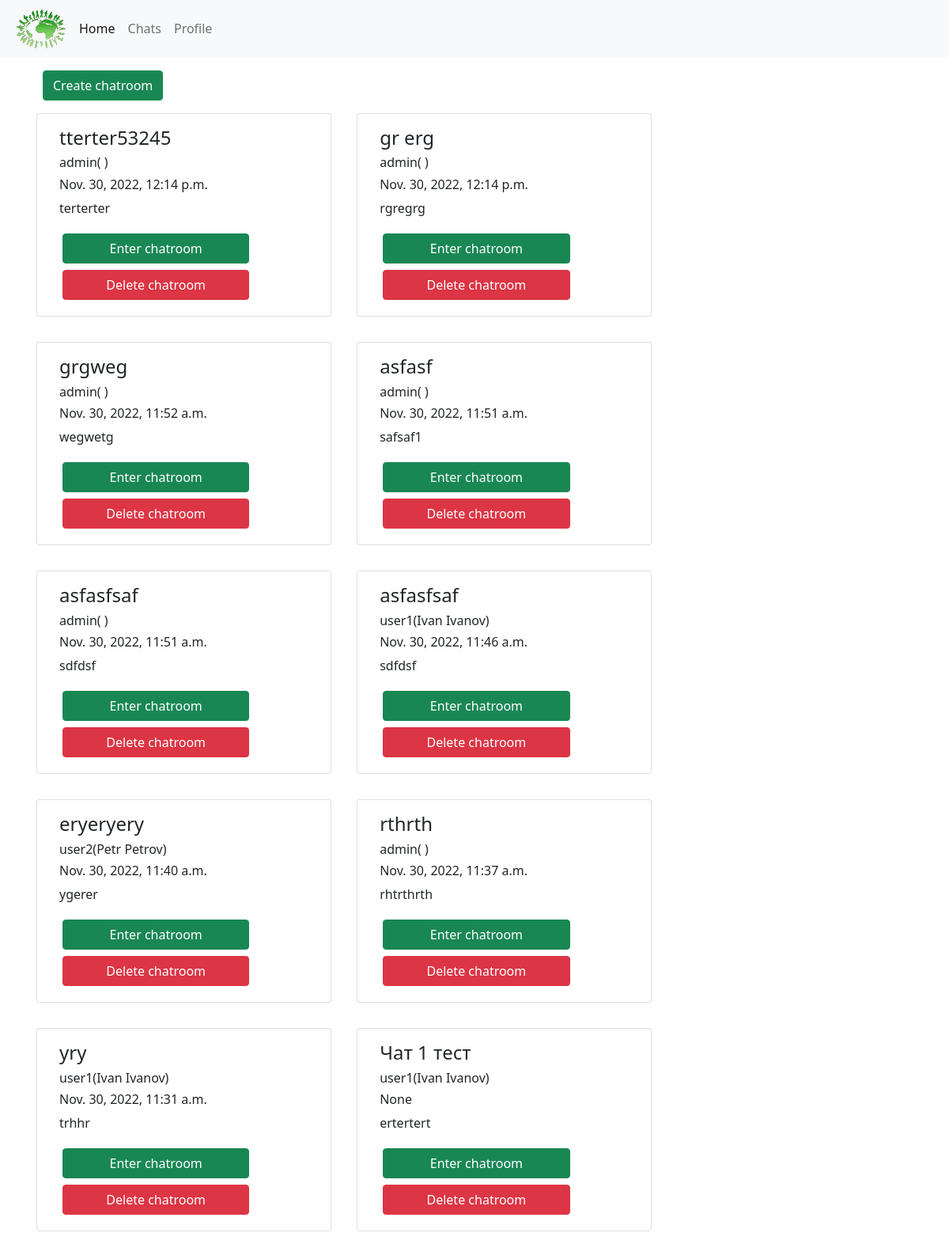
Before: /chatroom/ with the older database file.
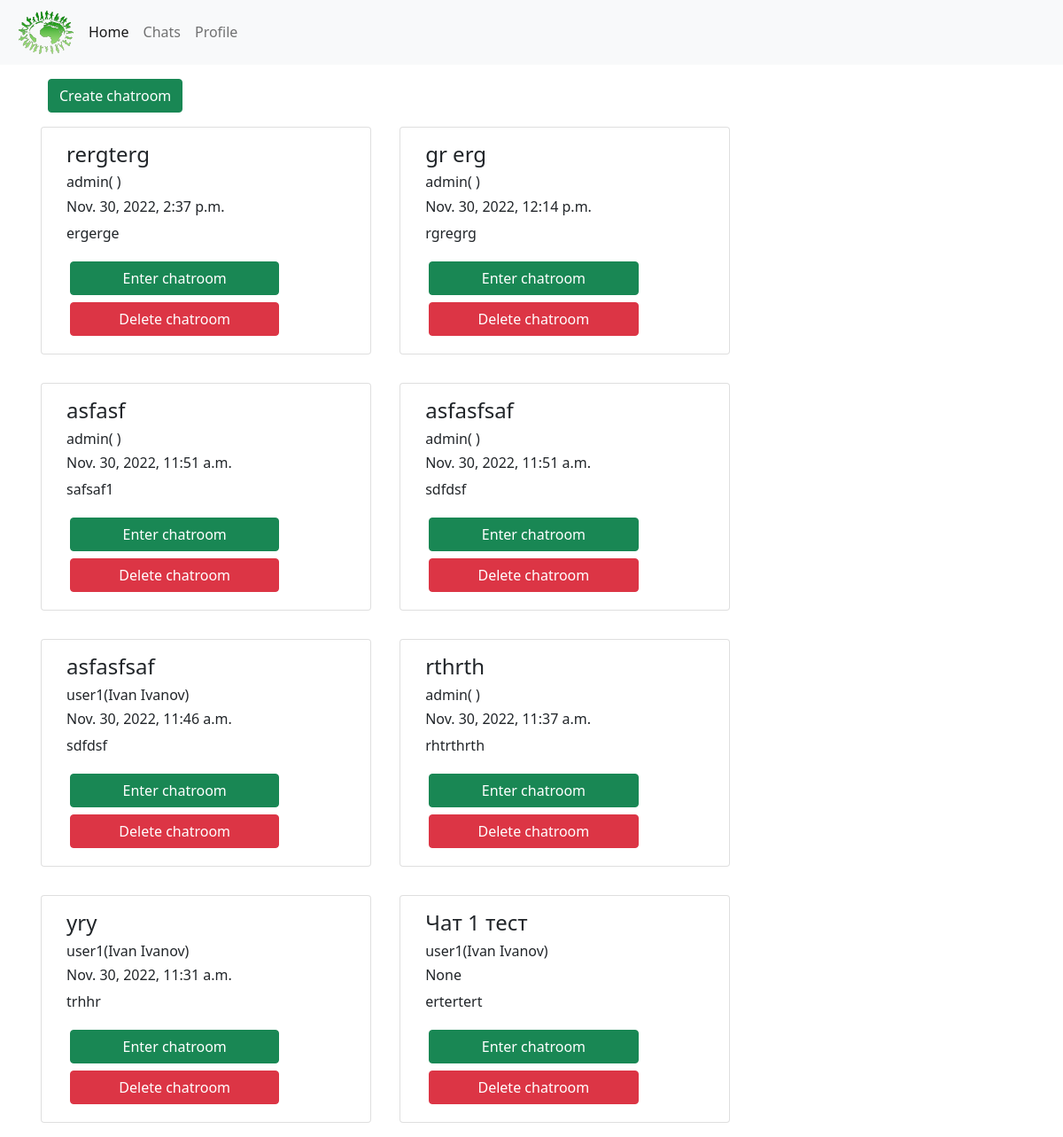
After: the same page with the newer database file.
### chatroom/models.py (models this page shows, shortened)
class ChatRoom(models.Model):
    name = models.CharField(max_length=150, db_column="name", blank=False)
    description = models.CharField(max_length=250, db_column="description", null=True)
    author = models.ForeignKey(to=user_models.UserProfile, on_delete=models.CASCADE, db_column="author")
    created_date = models.DateTimeField(auto_now_add=True, db_column="created_date")
    deleted = models.BooleanField(db_column="deleted", default=False)
    users = models.ManyToManyField(to=user_models.UserDB)
    class Meta:
        db_table = "chat_room"

### users/models.py (models this page shows)
class UserProfile(models.Model):
    name = models.CharField(max_length=150, db_column="name", blank=False, null=False)
    user = models.OneToOneField(to=UserDB, on_delete=models.CASCADE, db_column="user", unique=True)
    avatar = models.ImageField(upload_to="users", db_column="avatar", null=True)
    class Meta:
        db_table = "user_profile"
    def __str__(self) -> str:
        return str(self.user)

class UserDB(AbstractUser):
    email = models.EmailField("email address", unique=True)
    USERNAME_FIELD = "email"
    REQUIRED_FIELDS = ["username"]
    def __str__(self) -> str:
        return self.username + "(" + self.first_name + " " + self.last_name + ")"

### chatroom/views.py (the view)
class ChatList(TemplateView):
    template_name = "chatroom/chat.html"
    @transaction.atomic
    def get_context_data(self, **kwargs):
        context = super().get_context_data(**kwargs)
        context['chatrooms'] = service.find_chatrooms_not_deleted_ordered_by_created_date()
        return context

### chatroom/service.py (called while the page is built)
def find_chatrooms_not_deleted_ordered_by_created_date():
    return ChatRoom.objects.filter(deleted=False).order_by("-created_date")

### templates/chatroom/chat.html
{% extends "base.html" %}
{% block content %}
    <div class="container-md">
        <div class="container-md">
            <a href="{% url "chatroom:chatroom_add" %}" class="btn btn-success mt-3">Create chatroom</a>
        </div>
        <div class="row row-cols-auto">
            {% for chatroom in chatrooms %}
                <div class="card m-3 rounded-5">
                    <div class="card-body">
                        <h4 class="card-title">{{ chatroom.name }}</h4>
                        <h6 class="card-title">{{ chatroom.author }}</h6>
                        <h6 class="card-title">{{ chatroom.created_date }}</h6>
                        <p class="card-text">{{ chatroom.description }}</p>
                        <a href="{% url "chatroom:chatroom" chatroom.id %}" class="btn btn-success w-75 m-1">Enter chatroom</a>
                        <a href="{% url "chatroom:chatroom_delete" chatroom.id %}" class="btn btn-danger w-75 m-1">Delete chatroom</a>
                    </div>
                </div>
            {% endfor %}
        </div>
    </div>
{% endblock content %}

Changed rows visible on the page:
no longer on this page (row edited): ChatRoom: name "tterter53245", author "admin( )", created_date "Nov. 30, 2022, 12:14 p.m.", description "terterter"
no longer on this page (row edited): ChatRoom: name "grgweg", author "admin( )", created_date "Nov. 30, 2022, 11:52 a.m.", description "wegwetg"
no longer on this page (row edited): ChatRoom: name "eryeryery", author "user2(Petr Petrov)", created_date "Nov. 30, 2022, 11:40 a.m.", description "ygerer"
added ChatRoom: name "rergterg", author "admin( )", created_date "Nov. 30, 2022, 2:37 p.m.", description "ergerge"
